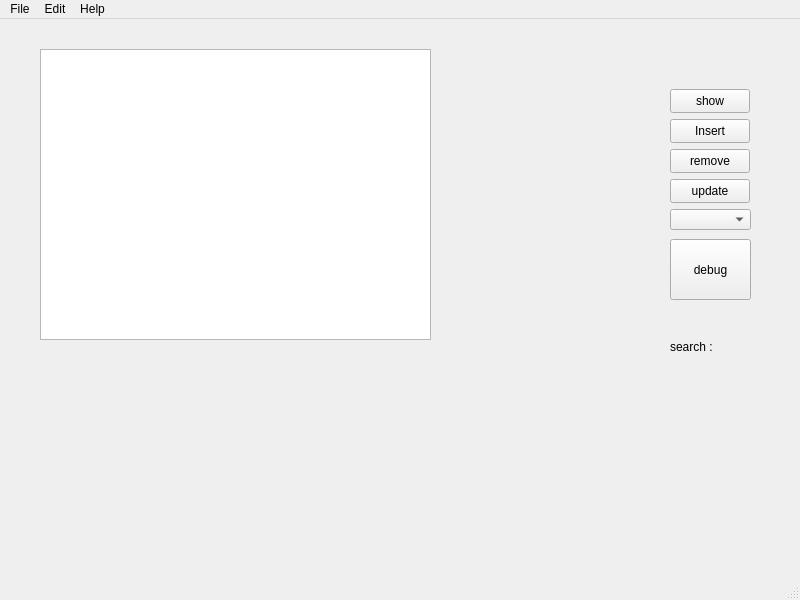
<?xml version="1.0" encoding="UTF-8"?>
<ui version="4.0">
 <class>MainWindow</class>
 <widget class="QMainWindow" name="MainWindow">
  <property name="geometry">
   <rect>
    <x>0</x>
    <y>0</y>
    <width>800</width>
    <height>600</height>
   </rect>
  </property>
  <property name="windowTitle">
   <string>MainWindow</string>
  </property>
  <widget class="QWidget" name="centralwidget">
   <widget class="QTableView" name="tableView">
    <property name="geometry">
     <rect>
      <x>40</x>
      <y>30</y>
      <width>391</width>
      <height>291</height>
     </rect>
    </property>
   </widget>
   <widget class="QPushButton" name="show_table">
    <property name="geometry">
     <rect>
      <x>670</x>
      <y>70</y>
      <width>80</width>
      <height>24</height>
     </rect>
    </property>
    <property name="text">
     <string>show</string>
    </property>
   </widget>
   <widget class="QLabel" name="label">
    <property name="geometry">
     <rect>
      <x>670</x>
      <y>320</y>
      <width>49</width>
      <height>16</height>
     </rect>
    </property>
    <property name="text">
     <string>search : </string>
    </property>
   </widget>
   <widget class="QPushButton" name="insert_table">
    <property name="geometry">
     <rect>
      <x>670</x>
      <y>100</y>
      <width>80</width>
      <height>24</height>
     </rect>
    </property>
    <property name="text">
     <string>Insert</string>
    </property>
   </widget>
   <widget class="QPushButton" name="remove">
    <property name="geometry">
     <rect>
      <x>670</x>
      <y>130</y>
      <width>80</width>
      <height>24</height>
     </rect>
    </property>
    <property name="text">
     <string>remove</string>
    </property>
   </widget>
   <widget class="QPushButton" name="edit_cell">
    <property name="geometry">
     <rect>
      <x>670</x>
      <y>160</y>
      <width>80</width>
      <height>24</height>
     </rect>
    </property>
    <property name="text">
     <string>update</string>
    </property>
   </widget>
   <widget class="QComboBox" name="select_table">
    <property name="geometry">
     <rect>
      <x>670</x>
      <y>190</y>
      <width>81</width>
      <height>21</height>
     </rect>
    </property>
   </widget>
   <widget class="QPushButton" name="pushButton">
    <property name="geometry">
     <rect>
      <x>670</x>
      <y>220</y>
      <width>81</width>
      <height>61</height>
     </rect>
    </property>
    <property name="text">
     <string>debug</string>
    </property>
   </widget>
  </widget>
  <widget class="QMenuBar" name="menubar">
   <property name="geometry">
    <rect>
     <x>0</x>
     <y>0</y>
     <width>800</width>
     <height>21</height>
    </rect>
   </property>
   <widget class="QMenu" name="menuFile">
    <property name="title">
     <string>File</string>
    </property>
    <addaction name="actionnew"/>
    <addaction name="actionOpen"/>
    <addaction name="actionExit"/>
   </widget>
   <widget class="QMenu" name="menuEdit">
    <property name="title">
     <string>Edit</string>
    </property>
    <addaction name="actionFont_edit"/>
    <addaction name="actionclear_all"/>
   </widget>
   <widget class="QMenu" name="menuHelp">
    <property name="title">
     <string>Help</string>
    </property>
    <addaction name="actionInfo"/>
    <addaction name="actionAbout"/>
   </widget>
   <addaction name="menuFile"/>
   <addaction name="menuEdit"/>
   <addaction name="menuHelp"/>
  </widget>
  <widget class="QStatusBar" name="statusbar"/>
  <action name="actionnew">
   <property name="text">
    <string>New</string>
   </property>
  </action>
  <action name="actionOpen">
   <property name="icon">
    <iconset theme="QIcon::ThemeIcon::DocumentOpen"/>
   </property>
   <property name="text">
    <string>Open</string>
   </property>
  </action>
  <action name="actionExit">
   <property name="text">
    <string>Exit</string>
   </property>
  </action>
  <action name="actionFont_edit">
   <property name="text">
    <string>Font edit</string>
   </property>
  </action>
  <action name="actionclear_all">
   <property name="text">
    <string>clear all</string>
   </property>
  </action>
  <action name="actionInfo">
   <property name="text">
    <string>Info</string>
   </property>
  </action>
  <action name="actionAbout">
   <property name="text">
    <string>About</string>
   </property>
  </action>
 </widget>
 <resources/>
 <connections/>
</ui>
